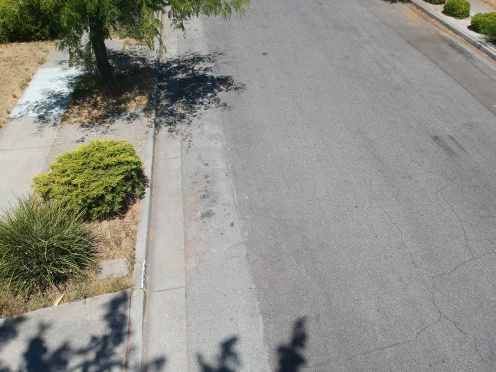
#> input picture object_detection/images/DJI_0052.JPG, 496 x 372 px; its folder holds 4 pictures in this run
$ python resizer.py
#> lines starting #> are read from the running program, lines starting #| are printed output that depends on the picture
## Bulk image resizer

# This script simply resizes all the images in a folder to one-eigth their
# original size. It's useful for shrinking large cell phone pictures down
# to a size that's more manageable for model training.

# Usage: place this script in a folder of images you want to shrink,
# and then run it.

import numpy as np
import cv2
import os

# dir_path = os.getcwd()
folder = "../images"
for filename in os.listdir(folder):
    # If the images are not .JPG images, change the line below to match the image type.
    if filename.endswith(".JPG"):
        image = cv2.imread(os.path.join(folder, filename))
#> image is the input picture: shape (372, 496, 3); mean B, G, R 135.2, 143.1, 143.4
        resized = cv2.resize(image,None,fx=0.125, fy=0.125, interpolation=cv2.INTER_AREA)
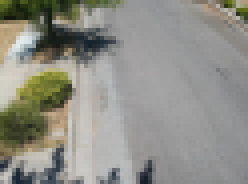
#> resized: shape (46, 62, 3) (shown 4 times larger); mean B, G, R 135.3, 143.3, 143.6
        cv2.imwrite(filename,resized)
#> pass 2 of the loop `for filename in os.listdir(folder):`:
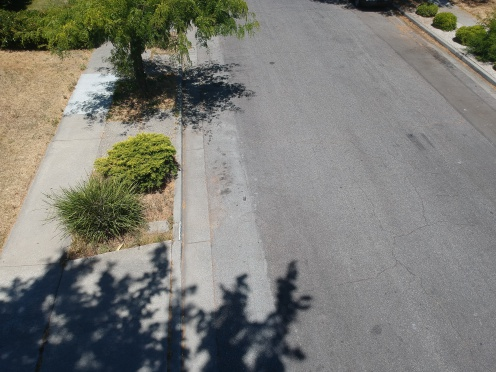
#> input picture object_detection/images/DJI_0054.JPG, 496 x 372 px
#> image is the input picture: shape (372, 496, 3); mean B, G, R 118.1, 124.8, 125
#> `resized = cv2.resize(image,None,fx=0.125, fy=0.125, interpolation=cv2...`:
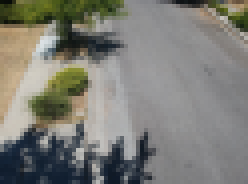
#> resized: shape (46, 62, 3) (shown 4 times larger); mean B, G, R 118.5, 125.3, 125.5
#> pass 3 of the loop `for filename in os.listdir(folder):`:
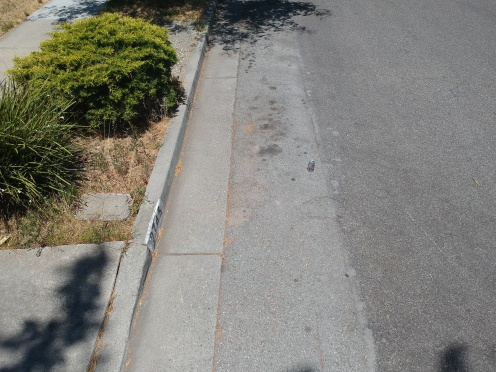
#> input picture object_detection/images/DJI_0055.JPG, 496 x 372 px
#> image is the input picture: shape (372, 496, 3); mean B, G, R 120.6, 128.3, 129.3
#> `resized = cv2.resize(image,None,fx=0.125, fy=0.125, interpolation=cv2...`:
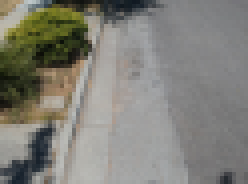
#> resized: shape (46, 62, 3) (shown 4 times larger); mean B, G, R 120.5, 128.3, 129.3
#> the loop made 4 passes; the first 3 are shown
